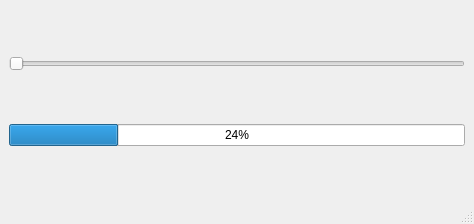
<?xml version="1.0" encoding="UTF-8"?>
<ui version="4.0">
 <class>MainWindow</class>
 <widget class="QMainWindow" name="MainWindow">
  <property name="geometry">
   <rect>
    <x>0</x>
    <y>0</y>
    <width>474</width>
    <height>224</height>
   </rect>
  </property>
  <property name="windowTitle">
   <string>MainWindow</string>
  </property>
  <widget class="QWidget" name="centralwidget">
   <layout class="QHBoxLayout" name="horizontalLayout">
    <item>
     <layout class="QVBoxLayout" name="verticalLayout">
      <item>
       <widget class="QSlider" name="horizontalSlider">
        <property name="orientation">
         <enum>Qt::Horizontal</enum>
        </property>
       </widget>
      </item>
      <item>
       <widget class="QProgressBar" name="progressBar">
        <property name="value">
         <number>24</number>
        </property>
       </widget>
      </item>
     </layout>
    </item>
   </layout>
  </widget>
  <widget class="QMenuBar" name="menubar">
   <property name="geometry">
    <rect>
     <x>0</x>
     <y>0</y>
     <width>474</width>
     <height>26</height>
    </rect>
   </property>
  </widget>
  <widget class="QStatusBar" name="statusbar"/>
 </widget>
 <resources/>
 <connections/>
</ui>
